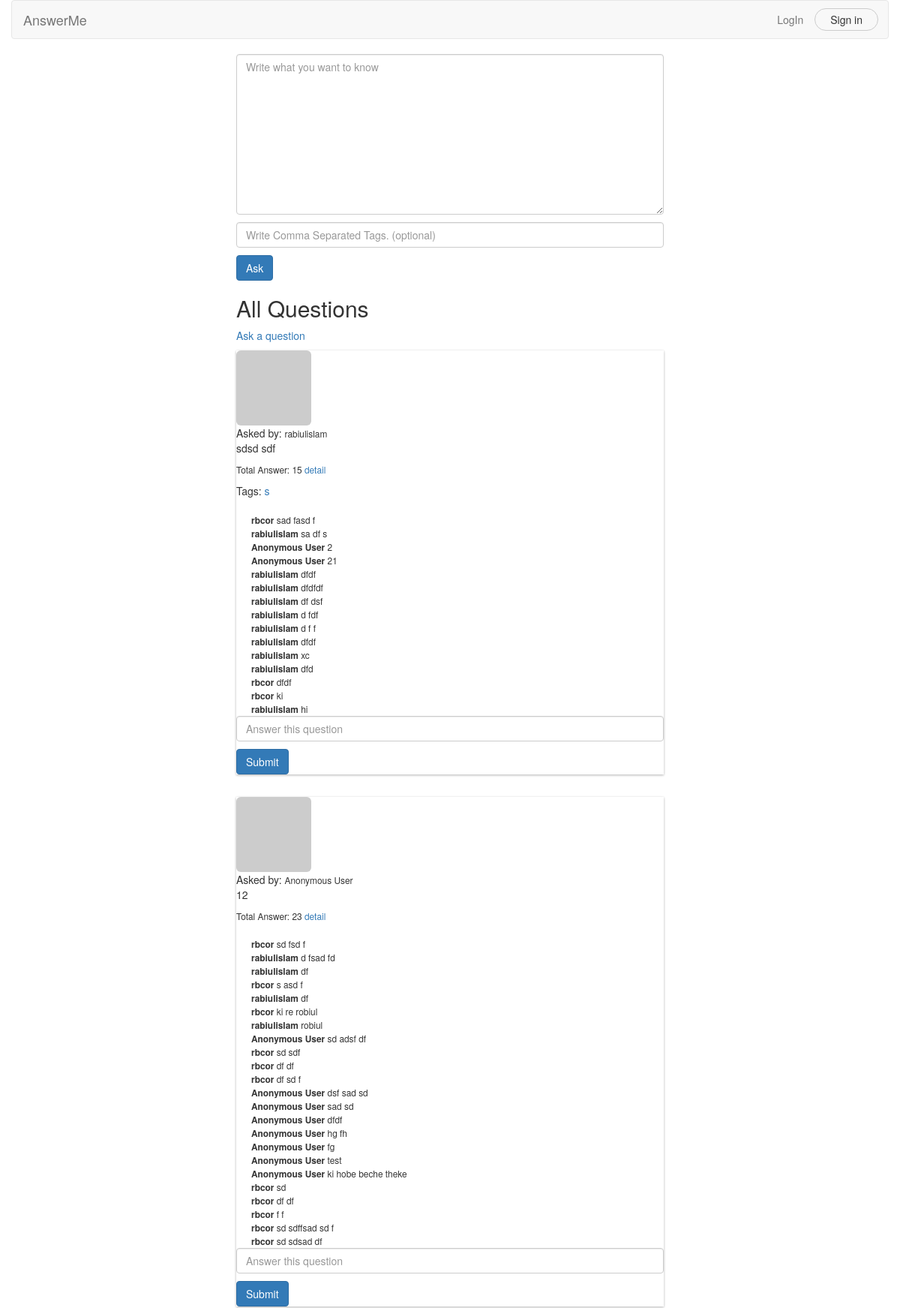
The page /qs/ (upper part) on the database its author committed.
### question/models.py (models this page shows, shortened)
class Question(models.Model):
    user       = models.ForeignKey(User, on_delete= models.SET_NULL, null=True, blank=True)
    text       = models.TextField()
    created    = models.DateTimeField(auto_now=True)
    updated    = models.DateTimeField(auto_now_add=True)
    upvote     = models.PositiveIntegerField(default=0)
    is_banned  = models.BooleanField(default=False)
    subscribers= models.ManyToManyField(User, related_name='subscribed')
    tags       = models.ManyToManyField(Tag, related_name='questions')
    def __str__(self):
        return self.text
    class Meta:
        ordering = ['-created', 'upvote']

### tagory/models.py (models this page shows, shortened)
class Tag(models.Model):
    name     = models.CharField(max_length=100, unique=True)
    slug     = models.SlugField(allow_unicode=True, blank=True)
    created  = models.DateTimeField(auto_now=True)

### answer/models.py (models this page shows, shortened)
class Answer(models.Model):
    user       = models.ForeignKey(User, on_delete= models.SET_NULL, null=True, blank=True)
    question   = models.ForeignKey(Question, on_delete=models.CASCADE, related_name='answers')
    text       = models.TextField()
    created    = models.DateTimeField(auto_now=True)
    updated    = models.DateTimeField(auto_now_add=True)
    upvote     = models.PositiveIntegerField(default=0)
    accepted  = models.BooleanField(default=False)
    class Meta:
        ordering = ['-accepted','upvote', '-created']

### question/views.py (the view)
# urls.py: url(r'^tag/(?P<tag_slug>[^/]+)/$', views.index, name='questions_by_tag'),
def index(request, tag_slug=None):
    questions = Question.objects.filter(is_banned=False)
    tag = None # initialize tag variable for template context
    if tag_slug:
        tag = get_object_or_404(Tag, slug=tag_slug)
        questions = questions.filter(tags__in=[tag])
    page = request.GET.get('page', 1)
    paginator = Paginator(questions, 10) # 10 question per page
    try:
        questions = paginator.page(page)
    except PageNotAnInteger:
        questions = paginator.page(1)
    except EmptyPage:
        questions = paginator.page(paginator.num_pages)
    question_form = QuestionForm()
    answer_form   = AnswerForm()
    tag_form      = TagForm()
    context = {'questions': questions,
               'question_form':question_form,
               'answer_form': answer_form,
               'tag_form':tag_form,
               'tag':tag}
    return render(request, 'question/index.html', context)

### question/forms.py
class QuestionForm(forms.Form):
    text = forms.CharField(label='',
                           widget=forms.Textarea(attrs={'placeholder': 'Write what you want to know',
                                                         'class': 'form-control',
                                                         }))
    class Meta:
        fields = ['text']

### answer/forms.py
class AnswerForm(forms.Form):
    text = forms.CharField(label='', widget=forms.TextInput(attrs={'placeholder': 'Answer this question', 'class': 'form-control'}))
    class Meta:
        fields = ['text']

### question/templates/question/index.html (shortened to what this page needs)
{% extends 'base.html' %}
{% load subscription %}
{% block content %}
    <div class="row">
        <div class="col-md-6 col-md-offset-3">
            <div>
                {% include 'question/snippets/question_form.html' %}
            </div>
            <h2>All Questions{% if tag %} tagged with "{{ tag.name }}"{% endif %}</h2>
            <p><a href="{% url 'question:add_question' %}">Ask a question</a></p>
            <div class="infinite-container">
                {% for question in questions %}
                    <div class="infinite-item">
                        <div class="card mt-2">
                            <div class="card-header card-title">
                                <a class="media-left" href="#">
                                    <img alt="" class="media-object img-rounded"
                                         src="{% if question.user.profile.photo %}
                                                                                    {{ question.user.profile.photo.url }}
                                                                                {% else %}
                                                                                    http://placehold.it/64x64
                                                                                 {% endif %}" height="100px"
                                         width="100px">
                                </a>
                                Asked by:
                                <small>{{ question.user.username|default:"Anonymous User" }}</small>
                            </div>
                            <div class="card-block card-text p-2">
                                <p class="ml-2">{{ question }}</p>
                                <p>
                                    <small>Total Answer: {{ question.answers.count }}
                                        <a href="{% url 'question:detail' pk=question.pk %}">detail</a>
                                    </small>
                                </p>
                                <p class="tags">
                                    {% for tag in question.tags.all %}
                                        {% if forloop.first %}Tags: {% endif %}
                                        <a href="{% url "question:questions_by_tag" tag.slug %}">
                                            {{ tag.name }}
                                        </a>
                                    {% endfor %}
                                </p>
                                <div style="margin-left:20px;margin-top:20px">
                                    {% for answer in question.answers.all %}
                                        <small>
                                            <strong>
                                                {{ answer.user|default:"Anonymous User" }}
                                            </strong>
                                        </small>
                                        <small>{{ answer.text }}</small><br>
                                    {% endfor %}
                                </div>
                                <div>
                                    {% include 'question/snippets/answer_form.html' %}
                                </div>
                            </div>
                        </div>
                    </div>
                {% endfor %}
            </div>
        </div>
    </div>
{% endblock %}

### question/templates/question/snippets/answer_form.html (shortened to what this page needs)
<form action="{% url 'question:detail' pk=question.pk %}" method="POST" class="mt-3">
    <div class="form-group">
        {{ answer_form.as_p }}
        <input type="submit" value="Submit" class="btn btn-primary">
    </div>
</form>

### accounts/static/accounts/css/style.css (style rules this page uses)
.card { background: #FFF none repeat scroll 0% 0%; box-shadow: 0px 1px 3px rgba(0, 0, 0, 0.3); margin-bottom: 30px; }

### rows shown on the page
Question: user.username "rabiulislam", text "sdsd sdf", answers.count "15"
Tag: name "s"
Answer: user "rbcor", text "sad fasd f"
Answer: user "rabiulislam", text "sa df s"
Answer: user "Anonymous User", text "2"
Answer: user "Anonymous User", text "21"
Answer: user "rabiulislam", text "dfdf"
Answer: user "rabiulislam", text "dfdfdf"
Answer: user "rabiulislam", text "df dsf"
Answer: user "rabiulislam", text "d fdf"
Answer: user "rabiulislam", text "d f f"
Answer: user "rabiulislam", text "dfdf"
Answer: user "rabiulislam", text "xc"
Answer: user "rabiulislam", text "dfd"
Answer: user "rbcor", text "dfdf"
Answer: user "rbcor", text "ki"
Answer: user "rabiulislam", text "hi"
Question: user.username "Anonymous User", text "12", answers.count "23"
Answer: user "rbcor", text "sd fsd f"
Answer: user "rabiulislam", text "d fsad fd"
Answer: user "rabiulislam", text "df"
Answer: user "rbcor", text "s asd f"
Answer: user "rabiulislam", text "df"
Answer: user "rbcor", text "ki re robiul"
Answer: user "rabiulislam", text "robiul"
Answer: user "Anonymous User", text "sd adsf df"
Answer: user "rbcor", text "sd sdf"
Answer: user "rbcor", text "df df"
Answer: user "rbcor", text "df sd f"
Answer: user "Anonymous User", text "dsf sad sd"
Answer: user "Anonymous User", text "sad sd"
Answer: user "Anonymous User", text "dfdf"
Answer: user "Anonymous User", text "hg fh"
Answer: user "Anonymous User", text "fg"
Answer: user "Anonymous User", text "test"
Answer: user "Anonymous User", text "ki hobe beche theke"
Answer: user "rbcor", text "sd"
Answer: user "rbcor", text "df df"
Answer: user "rbcor", text "f f"
Answer: user "rbcor", text "sd sdffsad sd f"
Answer: user "rbcor", text "sd sdsad df"
